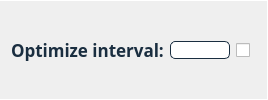
                                <widget class="QFrame" name="frame_optimize_interval_lda">
                                 <property name="styleSheet">
                                  <string notr="true">border-bottom: 0.5px solid #FFFFFF;
border-right: 0.5px solid #FFFFFF;
border-top: 0.5px solid #FFFFFF;
</string>
                                 </property>
                                 <property name="frameShape">
                                  <enum>QFrame::NoFrame</enum>
                                 </property>
                                 <property name="frameShadow">
                                  <enum>QFrame::Plain</enum>
                                 </property>
                                 <layout class="QHBoxLayout" name="horizontalLayout_35">
                                  <item>
                                   <widget class="QLabel" name="label_optmize_interval_lda">
                                    <property name="sizePolicy">
                                     <sizepolicy hsizetype="Minimum" vsizetype="Preferred">
                                      <horstretch>0</horstretch>
                                      <verstretch>0</verstretch>
                                     </sizepolicy>
                                    </property>
                                    <property name="maximumSize">
                                     <size>
                                      <width>16777215</width>
                                      <height>16777215</height>
                                     </size>
                                    </property>
                                    <property name="font">
                                     <font>
                                      <family>Avenir</family>
                                      <pointsize>13</pointsize>
                                      <weight>75</weight>
                                      <italic>false</italic>
                                      <bold>true</bold>
                                     </font>
                                    </property>
                                    <property name="toolTip">
                                     <string>&lt;html&gt;&lt;head/&gt;&lt;body&gt;&lt;p&gt;&lt;span style=&quot; font-weight:400;&quot;&gt;Iterations between Dirichlet priors optimization.&lt;/span&gt;&lt;/p&gt;&lt;/body&gt;&lt;/html&gt;</string>
                                    </property>
                                    <property name="styleSheet">
                                     <string notr="true">font: 87 13pt &quot;Avenir&quot;;
color:#1A2E40;
font-weight: bold;
border:None;</string>
                                    </property>
                                    <property name="text">
                                     <string>Optimize interval:</string>
                                    </property>
                                   </widget>
                                  </item>
                                  <item>
                                   <widget class="QLineEdit" name="lineEdit_optimize_interval_lda">
                                    <property name="sizePolicy">
                                     <sizepolicy hsizetype="Minimum" vsizetype="Fixed">
                                      <horstretch>0</horstretch>
                                      <verstretch>0</verstretch>
                                     </sizepolicy>
                                    </property>
                                    <property name="minimumSize">
                                     <size>
                                      <width>0</width>
                                      <height>0</height>
                                     </size>
                                    </property>
                                    <property name="maximumSize">
                                     <size>
                                      <width>60</width>
                                      <height>16777215</height>
                                     </size>
                                    </property>
                                    <property name="styleSheet">
                                     <string notr="true">QLineEdit {	
	background-color: #FFFFFF;
	font: 87 italic 12pt &quot;Avenir&quot;;
	border-radius: 5px;
	border: 1px solid #1A2E40;
	color:black;
}</string>
                                    </property>
                                   </widget>
                                  </item>
                                  <item>
                                   <widget class="QCheckBox" name="checkBox_optimize_interval_lda">
                                    <property name="sizePolicy">
                                     <sizepolicy hsizetype="Fixed" vsizetype="Fixed">
                                      <horstretch>0</horstretch>
                                      <verstretch>0</verstretch>
                                     </sizepolicy>
                                    </property>
                                    <property name="minimumSize">
                                     <size>
                                      <width>0</width>
                                      <height>0</height>
                                     </size>
                                    </property>
                                    <property name="styleSheet">
                                     <string notr="true">border:0px;</string>
                                    </property>
                                    <property name="text">
                                     <string/>
                                    </property>
                                   </widget>
                                  </item>
                                 </layout>
                                </widget>
